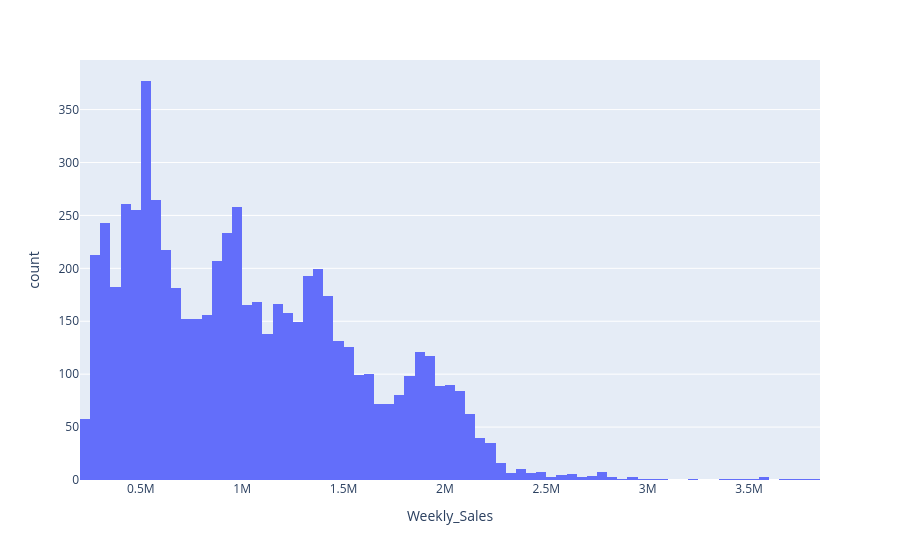

This figure's notebook cell:
### Code cell
px.histogram(df, x="Weekly_Sales").show()

### Figure 1 — Plotly figure (JSON) as saved in the notebook; plotly's stock layout.template omitted (floating-point values rounded to 4 significant figures; data arrays with more than 128 entries replaced by an {"elided": "..."} marker saying what was removed)
{"data": [{"bingroup": "x", "hovertemplate": "Weekly_Sales=%{x}<br>count=%{y}<extra></extra>", "legendgroup": "", "marker": {"color": "#636efa", "pattern": {"shape": ""}}, "name": "", "orientation": "v", "showlegend": false, "type": "histogram", "x": {"elided": "6435 float values"}, "xaxis": "x", "yaxis": "y"}], "layout": {"barmode": "relative", "legend": {"tracegroupgap": 0}, "margin": {"t": 60}, "xaxis": {"anchor": "y", "domain": [0, 1], "title": {"text": "Weekly_Sales"}}, "yaxis": {"anchor": "x", "domain": [0, 1], "title": {"text": "count"}}}}
